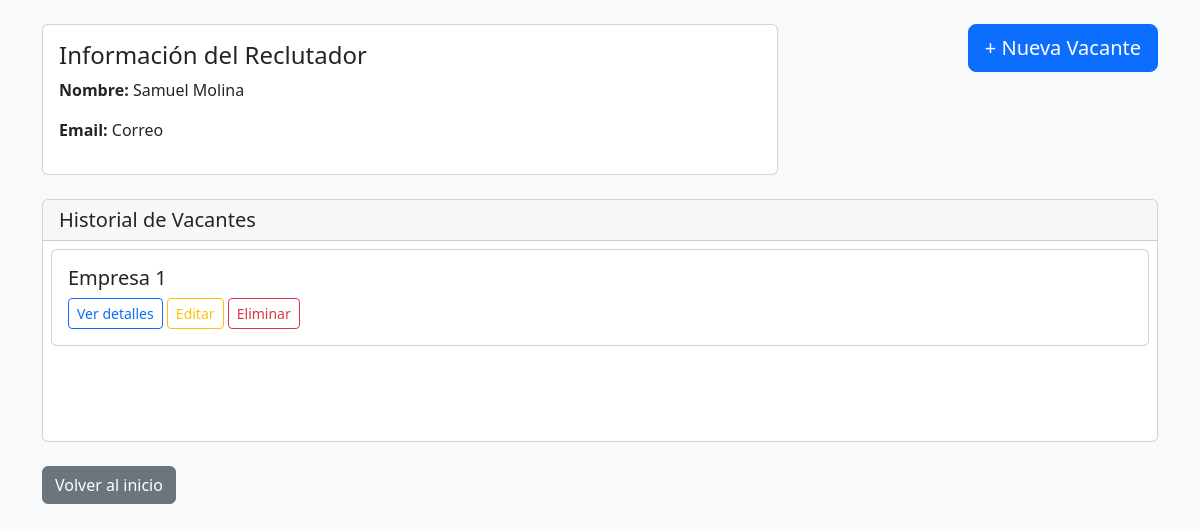
/Reclutador/, run on an earlier commit of the app's database.
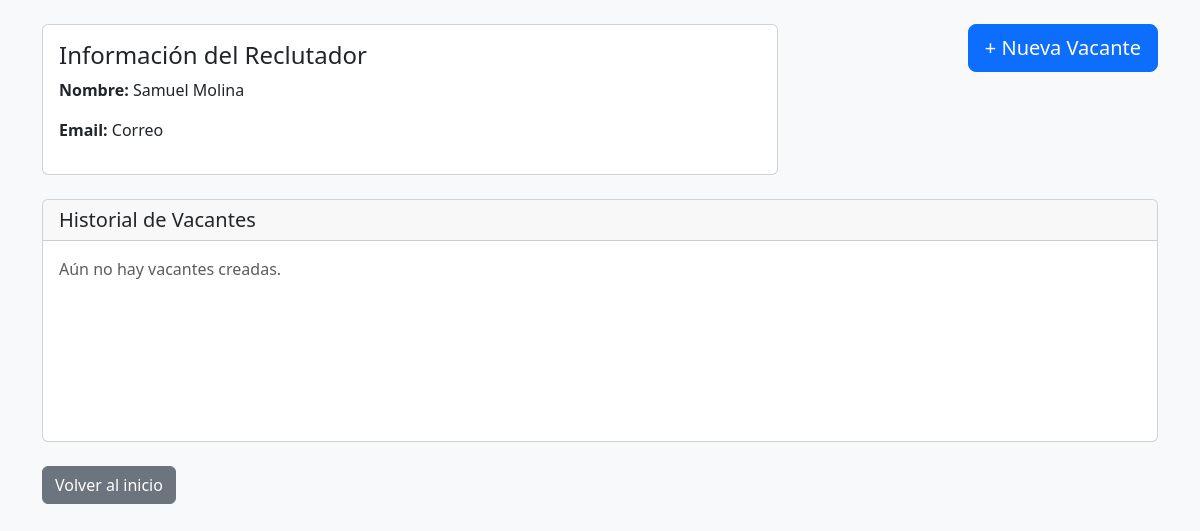
And on a later commit of the database.
### pages/models.py (models this page shows, shortened)
class Vacante(models.Model):
    titulo = models.CharField(max_length=200)
    nombre_interno = models.CharField(max_length=200, blank=True, null=True)  # <-- este campo es solo para el reclutador
    descripcion = models.TextField()
    palabras_clave = models.CharField(max_length=300, blank=True, null=True)
    rango_salarial = models.CharField(max_length=100, blank=True, null=True)
    fecha_creacion = models.DateTimeField(auto_now_add=True)

### pages/views.py (the view)
# urls.py: path('Reclutador/', views.reclutador_view, name='reclutador'),
def reclutador_view(request):
    vacantes = Vacante.objects.all().order_by('-fecha_creacion')
    return render(request, 'pages/reclutador.html', {'vacantes': vacantes})

### pages/templates/pages/reclutador.html (shortened to what this page needs)
<!DOCTYPE html>
<html lang="es">
<head>
    <link href="https://cdn.jsdelivr.net/npm/bootstrap@5.3.0/dist/css/bootstrap.min.css" rel="stylesheet">
</head>
<body class="bg-light p-4">
<div class="container">
    <div class="row mb-4">
        <div class="col-md-8">
            <div class="card p-3">
                <h4>Información del Reclutador</h4>
                <p><strong>Nombre:</strong> Samuel Molina</p>
                <p><strong>Email:</strong> Correo</p>
            </div>
        </div>
        <div class="col-md-4 d-flex align-items-start justify-content-end">
            <a href="{% url 'crear_vacante' %}" class="btn btn-primary btn-lg">+ Nueva Vacante</a>
        </div>
    </div>
    <div class="card">
        <div class="card-header">
            <h5 class="mb-0">Historial de Vacantes</h5>
        </div>
        <div class="card-body p-0">
            <div style="max-height: 400px; min-height: 200px; overflow-y: auto;">
                {% for vacante in vacantes %}
    <div class="card m-2">
        <div class="card-body">
            <h5 class="card-title">{{ vacante.nombre_interno|default:"(Sin nombre interno)" }}</h5>
            <a href="{% url 'detalle_vacante_reclutador' vacante.id %}" class="btn btn-outline-primary btn-sm">Ver detalles</a>
            <a href="{% url 'editar_vacante' vacante.id %}" class="btn btn-outline-warning btn-sm">Editar</a>
            <a href="{% url 'eliminar_vacante' vacante.id %}" class="btn btn-outline-danger btn-sm"
               onclick="return confirm('¿Estás seguro de que quieres eliminar esta vacante?');">Eliminar</a>
        </div>
    </div>
{% empty %}
    <p class="text-muted p-3">Aún no hay vacantes creadas.</p>
{% endfor %}
            </div>
        </div>
    </div>
    <a href="{% url 'home' %}" class="btn btn-secondary mt-4">Volver al inicio</a>
</div>
</body>
</html>

What changed in the data, as far as the page shows it:
removed Vacante: nombre_interno "Empresa 1"
Also different on the page:
text now shown: "Aún no hay vacantes creadas."
